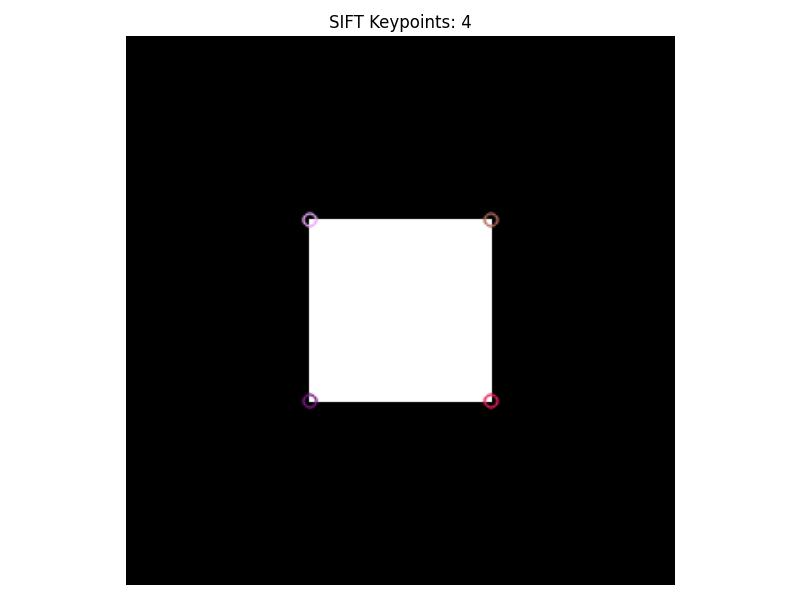
#> input picture assignment2/part1/descriptors_test.jpg, 800 x 600 px
$ python -i harris.py   (imports and definitions only)   (older library calls are emulated)
#> lines starting #> are read from the running program, lines starting #| are printed output that depends on the picture; after the words box and inside, x2 and y2 are one past the last pixel; in counts of white or black regions, pixels touching at a corner belong together
#> further down, picture is the input picture: shape (600, 800, 3); mean B, G, R 112.4, 112.4, 112.5
import numpy as np
import cv2

class HarrisDetector:
    def __init__(self, k=0.04, window_size=3, threshold=0.01):
        """
        Initialize Harris corner detector.

        Args:
            k (float): Harris detector free parameter, typically in range [0.04, 0.06]
            window_size (int): Window size for computing the response
            threshold (float): Threshold for corner detection
        """
        self.k = k
        self.window_size = window_size
        self.threshold = threshold

    def compute_gradients(self, image):
        """
        Compute image gradients using Sobel operators.

        Args:
            image (numpy.ndarray): Input grayscale image

        Returns:
            tuple: (dx, dy) gradient images
        """
        # Convert to float for better precision
        image = image.astype(np.float64)

        # Compute gradients using Sobel operators
        dx = cv2.Sobel(image, cv2.CV_64F, 1, 0, ksize=3)
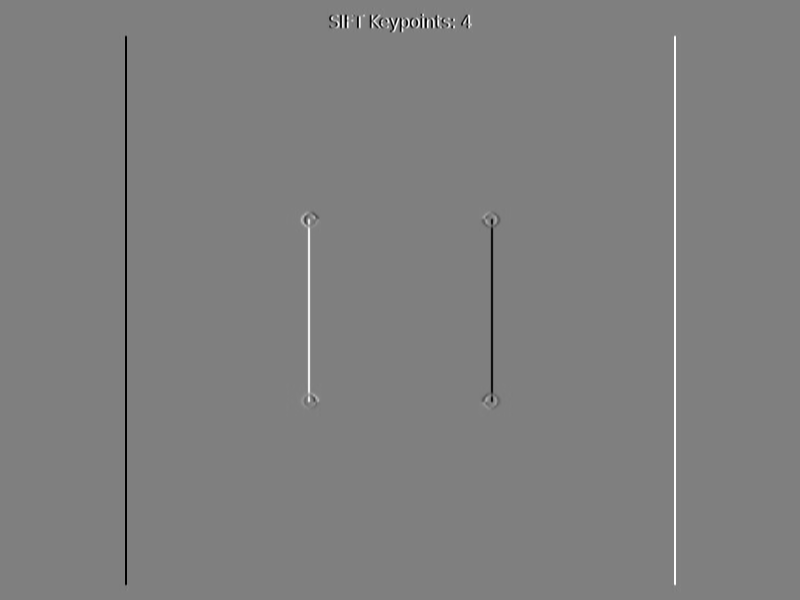
#> dx: shape (600, 800) float64; min -1020, max 1017, mean 0; drawn with min black and max white
        dy = cv2.Sobel(image, cv2.CV_64F, 0, 1, ksize=3)
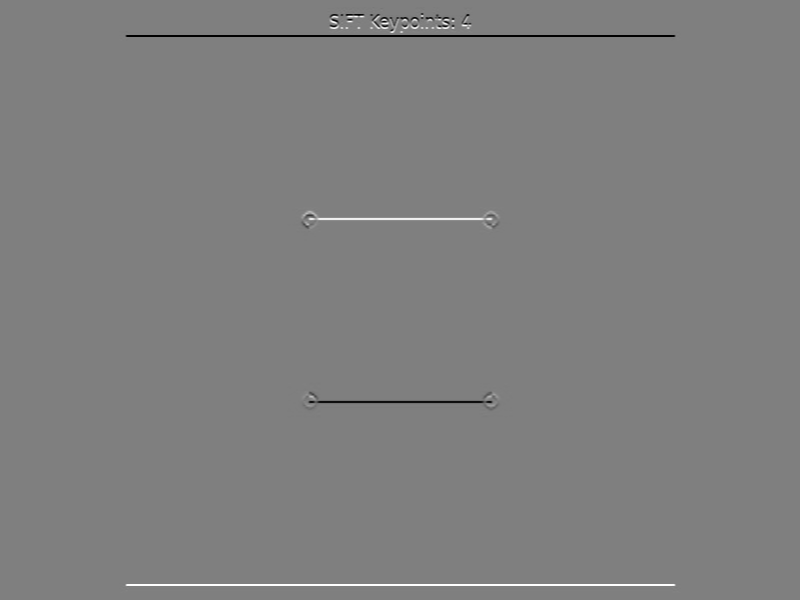
#> dy: shape (600, 800) float64; min -1017, max 1020, mean 0; drawn with min black and max white

        return dx, dy

    def compute_structure_tensor(self, dx, dy):
        """
        Compute structure tensor for Harris corner detection.

        Args:
            dx (numpy.ndarray): X-gradient image
            dy (numpy.ndarray): Y-gradient image

        Returns:
            tuple: (Ixx, Ixy, Iyy) structure tensor components
        """
        # Compute products of derivatives
        Ixx = dx * dx
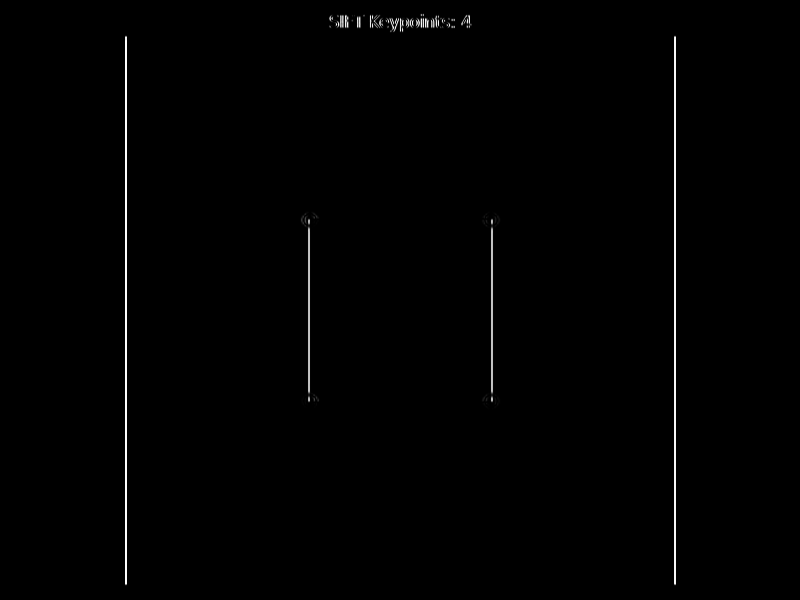
#> Ixx: shape (600, 800) float64; min 0, max 1040400, mean 6811.9; drawn with min black and max white
        Ixy = dx * dy
        Iyy = dy * dy

        # Apply Gaussian smoothing
        ksize = (self.window_size, self.window_size)
        sigma = 0.5 * self.window_size
        Ixx = cv2.GaussianBlur(Ixx, ksize, sigma)
        Ixy = cv2.GaussianBlur(Ixy, ksize, sigma)
        Iyy = cv2.GaussianBlur(Iyy, ksize, sigma)

        return Ixx, Ixy, Iyy

    def compute_corner_response(self, Ixx, Ixy, Iyy):
        """
        Compute Harris corner response.

        Args:
            Ixx (numpy.ndarray): Structure tensor component
            Ixy (numpy.ndarray): Structure tensor component
            Iyy (numpy.ndarray): Structure tensor component

        Returns:
            numpy.ndarray: Corner response image
        """
        # R = det(M) - k * trace(M)^2
        det = Ixx * Iyy - Ixy * Ixy
        trace = Ixx + Iyy
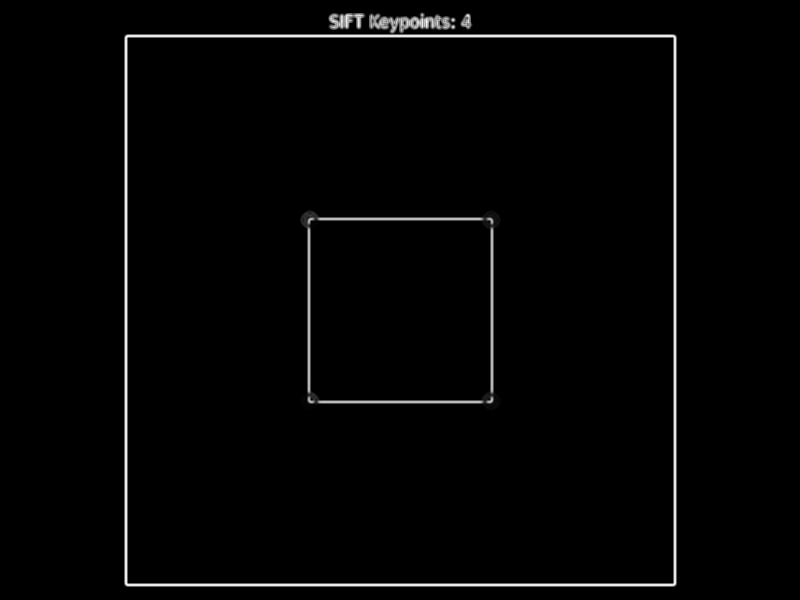
#> trace: shape (600, 800) float64; min 0, max 771614.6, mean 13342.8; drawn with min black and max white
        response = det - self.k * (trace ** 2)
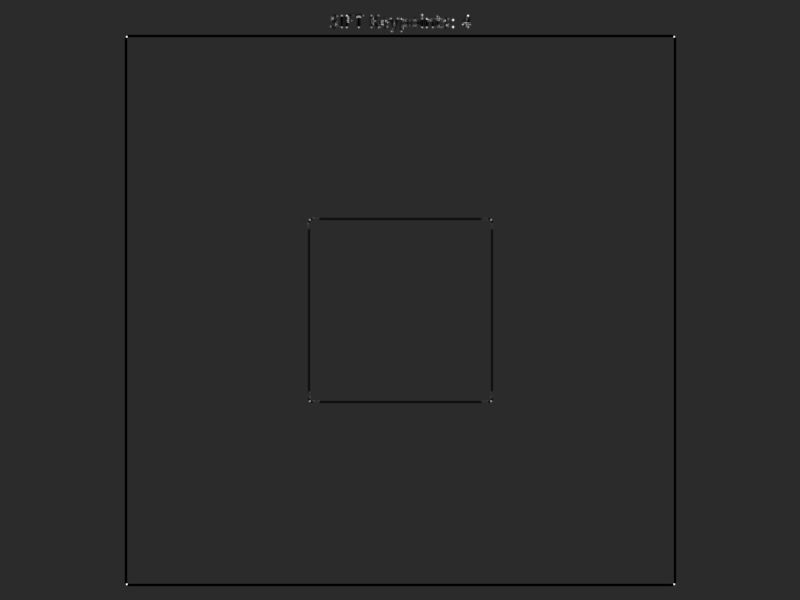
#> response: shape (600, 800) float64; min -2.14e+10, max 1.05e+11, mean -232356575.5; drawn with min black and max white

        return response

    def non_max_suppression(self, response, neighborhood_size=3):
        """
        Apply non-maximum suppression to corner response.

        Args:
            response (numpy.ndarray): Corner response image
            neighborhood_size (int): Size of the neighborhood for suppression

        Returns:
            numpy.ndarray: Binary image with corners after suppression
        """
#> called with neighborhood_size = 3
        # Normalize response to [0, 1]
        if response.max() > 0:
            response_normalized = response / response.max()
        else:
            response_normalized = response

        # Apply threshold
        corners = response_normalized > self.threshold
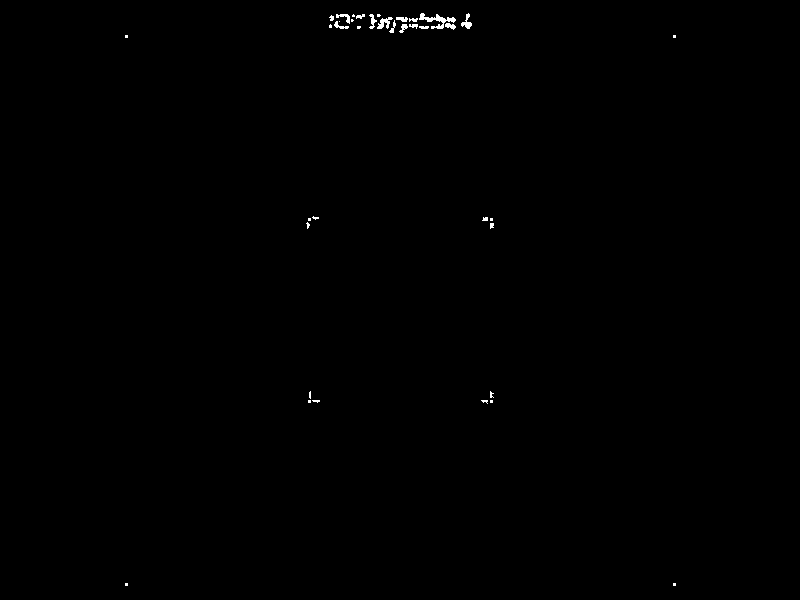
#> corners: shape (600, 800) bool; 0.23% white; 37 white regions (20 under 20 px), largest, box (x1, y1, x2, y2) and area: (419, 13, 456, 29) 209, (377, 17, 393, 29) 96, (461, 13, 472, 29) 78

        # Non-maximum suppression using dilation to find local maxima
        kernel = np.ones((neighborhood_size, neighborhood_size), dtype=np.float64)
        local_max = cv2.dilate(response_normalized, kernel)
        result = corners & (response_normalized == local_max)
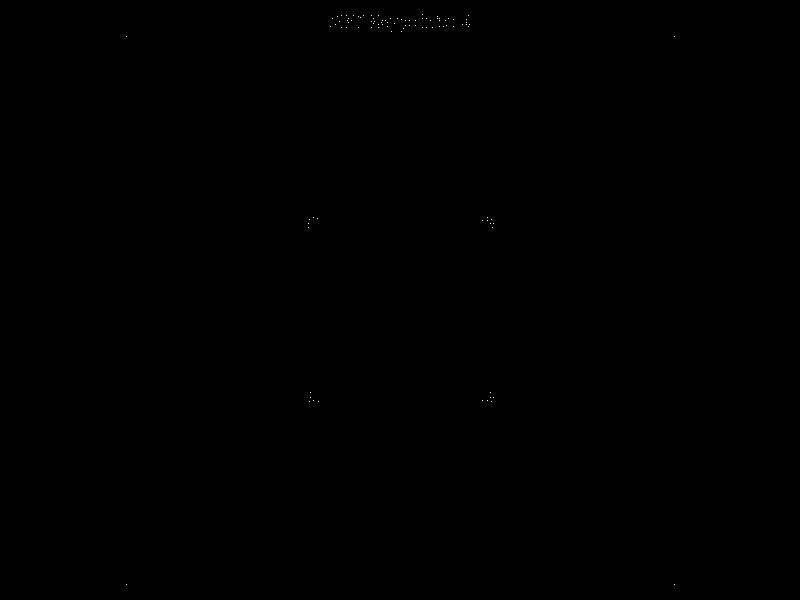
#> result: shape (600, 800) bool; 0.02% white in thin lines or dots, all inside (x1, y1, x2, y2) = (126, 14, 675, 585)

        return result

    def detect_corners(self, image):
        """
        Detect corners in the input image.

        Args:
            image (numpy.ndarray): Input grayscale image

        Returns:
            tuple: (corners, response) where corners is a binary image with detected
                  corners and response is the Harris response image
        """
        # Ensure the image is grayscale
        if len(image.shape) > 2:
            image = cv2.cvtColor(image, cv2.COLOR_BGR2GRAY)

        # Compute gradients
        dx, dy = self.compute_gradients(image)

        # Compute structure tensor
        Ixx, Ixy, Iyy = self.compute_structure_tensor(dx, dy)

        # Compute corner response
        response = self.compute_corner_response(Ixx, Ixy, Iyy)

        # Apply non-maximum suppression
        corners = self.non_max_suppression(response)

        return corners, response

    def get_corner_coordinates(self, corners):
        """
        Convert binary corner image to list of coordinates.

        Args:
            corners (numpy.ndarray): Binary image with corners

        Returns:
            list: List of (x, y) corner coordinates
        """
        y_coords, x_coords = np.where(corners)
        return [(x, y) for x, y in zip(x_coords, y_coords)]

>>> import cv2
>>> picture = cv2.imread('../descriptors_test.jpg')
>>> result = HarrisDetector().detect_corners(picture)

$ run again, on assignment2/part1/matching_test.jpg
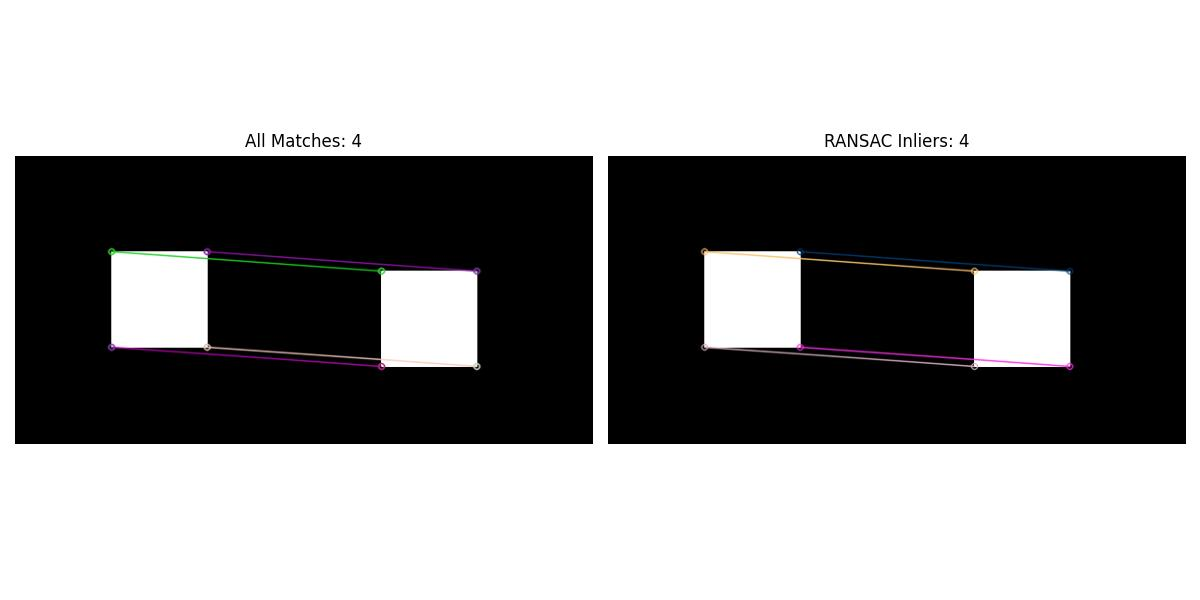
#> input picture assignment2/part1/matching_test.jpg, 1200 x 600 px
#> picture is the input picture: shape (600, 1200, 3); mean B, G, R 150.4, 150.2, 150.4
#> in non_max_suppression, `corners = response_normalized > self.threshold`:
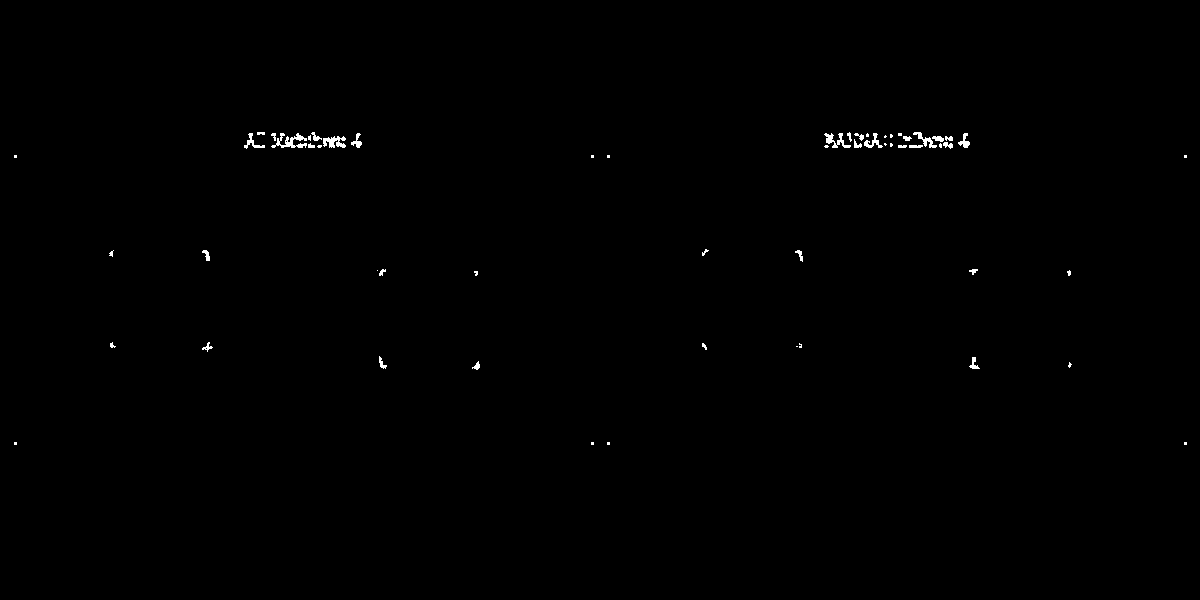
#> corners: shape (600, 1200) bool; 0.3% white; 57 white regions (25 under 20 px), largest, box (x1, y1, x2, y2) and area: (271, 133, 307, 148) 241, (323, 136, 346, 148) 176, (824, 133, 851, 148) 166
#> in non_max_suppression, `local_max = cv2.dilate(response_normalized, kernel)`:
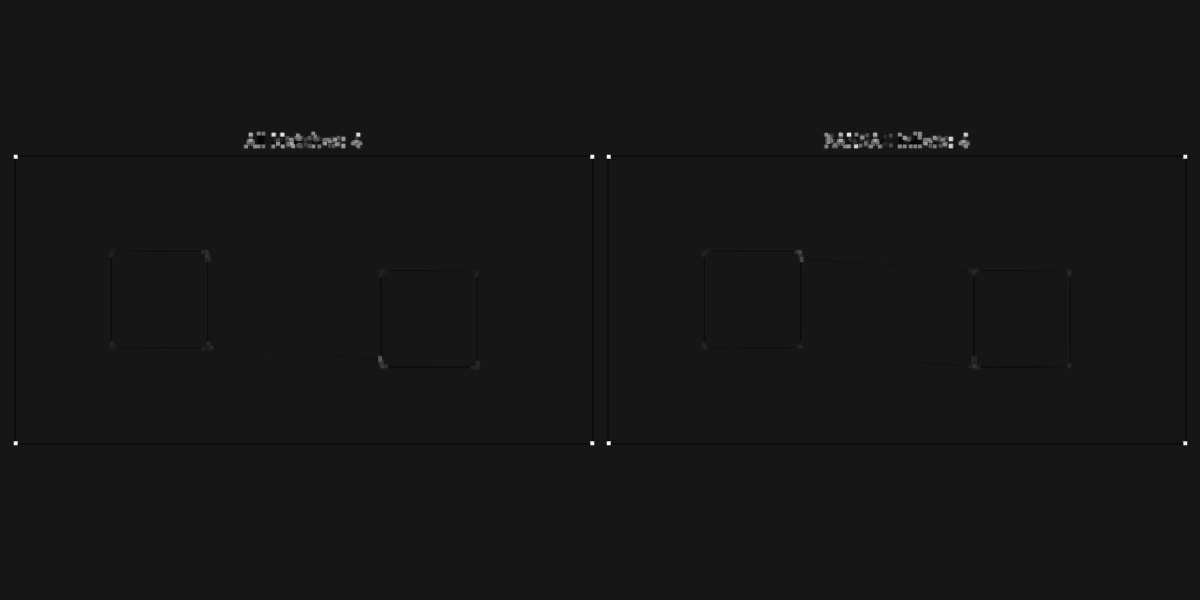
#> local_max: shape (600, 1200) float64; min -0.0958, max 1, mean 0.000943; drawn with min black and max white
#> result: shape (600, 1200) bool; 0.03% white in thin lines or dots, all inside (x1, y1, x2, y2) = (15, 133, 1186, 444)
